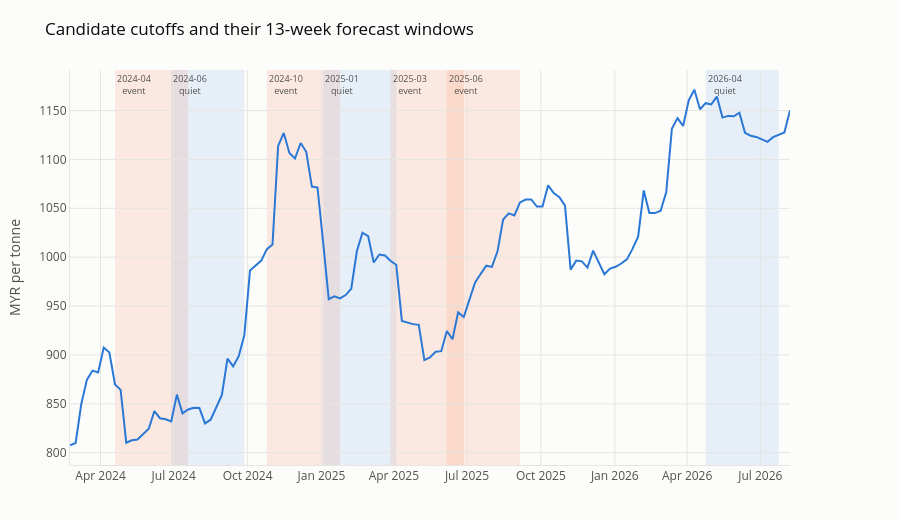

Here is the notebook cell this chart was saved with:
### Markdown cell above
---
## 6. Visual check

The chart is the audit. If an orange band looks flat, or a blue band contains a
cliff, the label is wrong and the cutoff should be swapped — but per Section 5,
expect the labels to describe a *tendency*, not a hard separation.

### Code cell
plot_cutoff_windows(
    svc.get_series(PALM_OIL_WEEKLY_SERIES_ID, as_of=as_of),
    cutoffs=DEFAULT_CUTOFFS,
    horizons=13,
)

### Figure 1 — Plotly figure (JSON) as saved in the notebook; plotly's stock layout.template omitted (floating-point values rounded to 4 significant figures; data arrays with more than 128 entries replaced by an {"elided": "..."} marker saying what was removed)
{"data": [{"hovertemplate": "%{x|%d %b %Y}<br><b>RM%{y:,.0f}</b>/tonne<extra></extra>", "line": {"color": "#2a78d6", "width": 2}, "mode": "lines", "name": "Palm oil", "type": "scatter", "x": {"elided": "129 str values"}, "y": {"elided": "129 float values"}}], "layout": {"annotations": [{"font": {"size": 9}, "showarrow": false, "text": "2024-04<br>event", "x": "2024-04-19T00:00:00", "xanchor": "left", "xref": "x", "y": 1, "yanchor": "top", "yref": "y domain"}, {"font": {"size": 9}, "showarrow": false, "text": "2024-06<br>quiet", "x": "2024-06-28T00:00:00", "xanchor": "left", "xref": "x", "y": 1, "yanchor": "top", "yref": "y domain"}, {"font": {"size": 9}, "showarrow": false, "text": "2024-10<br>event", "x": "2024-10-25T00:00:00", "xanchor": "left", "xref": "x", "y": 1, "yanchor": "top", "yref": "y domain"}, {"font": {"size": 9}, "showarrow": false, "text": "2025-01<br>quiet", "x": "2025-01-03T00:00:00", "xanchor": "left", "xref": "x", "y": 1, "yanchor": "top", "yref": "y domain"}, {"font": {"size": 9}, "showarrow": false, "text": "2025-03<br>event", "x": "2025-03-28T00:00:00", "xanchor": "left", "xref": "x", "y": 1, "yanchor": "top", "yref": "y domain"}, {"font": {"size": 9}, "showarrow": false, "text": "2025-06<br>event", "x": "2025-06-06T00:00:00", "xanchor": "left", "xref": "x", "y": 1, "yanchor": "top", "yref": "y domain"}, {"font": {"size": 9}, "showarrow": false, "text": "2026-04<br>quiet", "x": "2026-04-24T00:00:00", "xanchor": "left", "xref": "x", "y": 1, "yanchor": "top", "yref": "y domain"}], "font": {"color": "#52514e", "size": 12}, "height": 520, "hovermode": "x unified", "legend": {"orientation": "h", "x": 0, "xanchor": "left", "y": 1.02, "yanchor": "bottom"}, "margin": {"b": 55, "l": 70, "r": 110, "t": 70}, "paper_bgcolor": "#fcfcfb", "plot_bgcolor": "#fcfcfb", "shapes": [{"fillcolor": "rgba(235, 104, 52, 0.13)", "layer": "below", "line": {"width": 0}, "type": "rect", "x0": "2024-04-19T00:00:00", "x1": "2024-07-19T00:00:00", "xref": "x", "y0": 0, "y1": 1, "yref": "y domain"}, {"fillcolor": "rgba(42, 120, 214, 0.10)", "layer": "below", "line": {"width": 0}, "type": "rect", "x0": "2024-06-28T00:00:00", "x1": "2024-09-27T00:00:00", "xref": "x", "y0": 0, "y1": 1, "yref": "y domain"}, {"fillcolor": "rgba(235, 104, 52, 0.13)", "layer": "below", "line": {"width": 0}, "type": "rect", "x0": "2024-10-25T00:00:00", "x1": "2025-01-24T00:00:00", "xref": "x", "y0": 0, "y1": 1, "yref": "y domain"}, {"fillcolor": "rgba(42, 120, 214, 0.10)", "layer": "below", "line": {"width": 0}, "type": "rect", "x0": "2025-01-03T00:00:00", "x1": "2025-04-04T00:00:00", "xref": "x", "y0": 0, "y1": 1, "yref": "y domain"}, {"fillcolor": "rgba(235, 104, 52, 0.13)", "layer": "below", "line": {"width": 0}, "type": "rect", "x0": "2025-03-28T00:00:00", "x1": "2025-06-27T00:00:00", "xref": "x", "y0": 0, "y1": 1, "yref": "y domain"}, {"fillcolor": "rgba(235, 104, 52, 0.13)", "layer": "below", "line": {"width": 0}, "type": "rect", "x0": "2025-06-06T00:00:00", "x1": "2025-09-05T00:00:00", "xref": "x", "y0": 0, "y1": 1, "yref": "y domain"}, {"fillcolor": "rgba(42, 120, 214, 0.10)", "layer": "below", "line": {"width": 0}, "type": "rect", "x0": "2026-04-24T00:00:00", "x1": "2026-07-24T00:00:00", "xref": "x", "y0": 0, "y1": 1, "yref": "y domain"}], "title": {"font": {"color": "#0b0b0b", "size": 17}, "text": "Candidate cutoffs and their 13-week forecast windows"}, "xaxis": {"gridcolor": "#e6e5e1", "linecolor": "#e6e5e1", "showspikes": false, "zeroline": false}, "yaxis": {"gridcolor": "#e6e5e1", "linecolor": "#e6e5e1", "showspikes": false, "title": {"text": "MYR per tonne"}, "zeroline": false}}}
